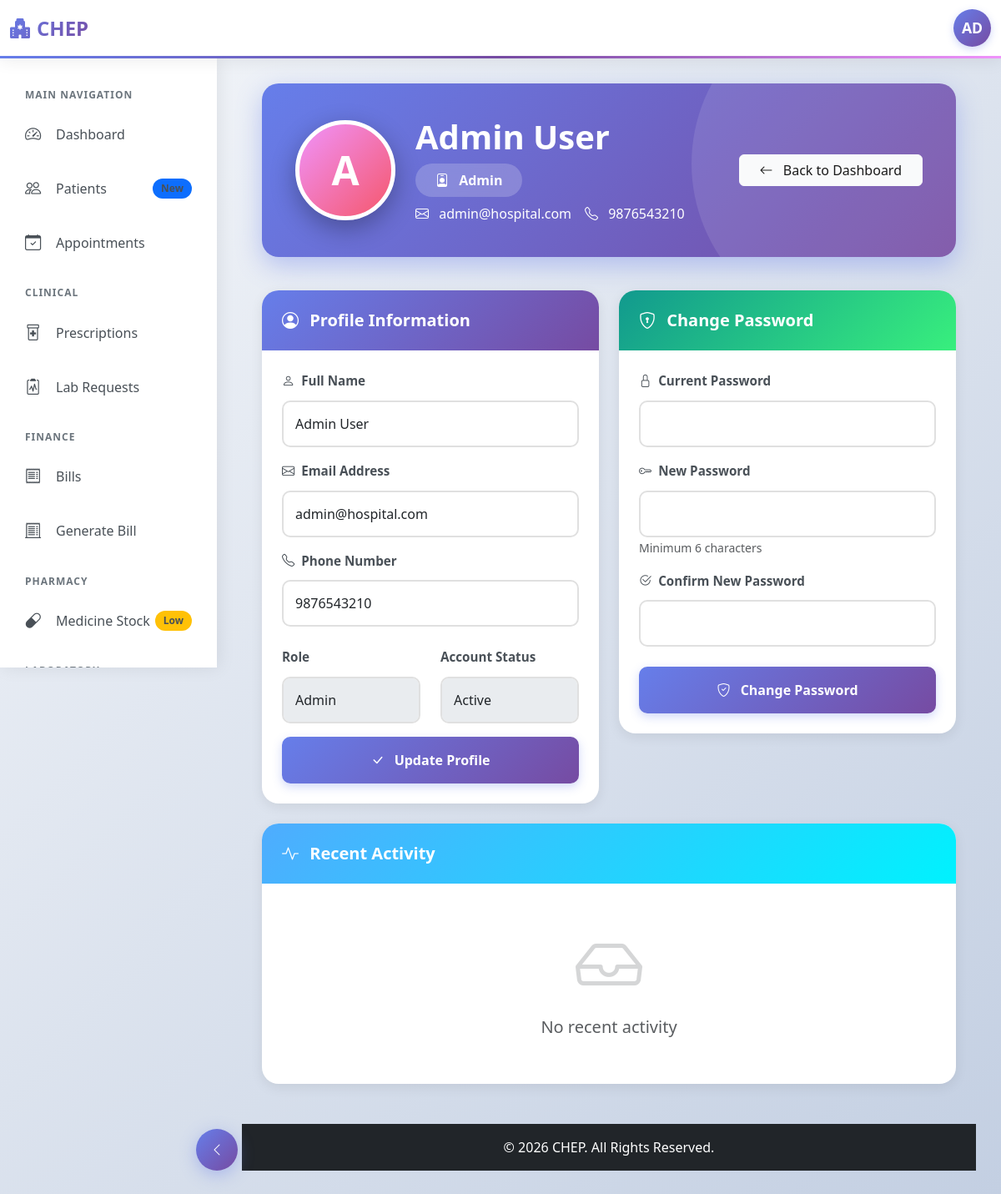
The app's page /profile.php (signed in) with its own data.
### tables this page shows
CREATE TABLE users (
    id INT UNSIGNED PRIMARY KEY AUTO_INCREMENT,
    name VARCHAR(100) NOT NULL,
    email VARCHAR(150) UNIQUE NOT NULL,
    password VARCHAR(255) NOT NULL,
    role ENUM('admin', 'doctor', 'receptionist', 'pharmacist', 'lab_technician', 'billing_staff') NOT NULL,
    specialization VARCHAR(100) DEFAULT NULL,
    phone VARCHAR(15),
    status ENUM('active', 'inactive') DEFAULT 'active',
    created_at TIMESTAMP DEFAULT CURRENT_TIMESTAMP,
    last_login TIMESTAMP NULL
);

### profile.php (the view, shortened to what this page needs)
<?php
require_once 'config.php';
require_once 'includes/header.php';
$user = $_SESSION['user'];
$user_id = $user['id'];
$user_data = $conn->query("SELECT * FROM users WHERE id = $user_id")->fetch_assoc();
$recent_activities = $conn->query("
    SELECT * FROM activity_logs
    WHERE user_id = $user_id
    ORDER BY created_at DESC
    LIMIT 10
");
?>
<div class="container-fluid px-4">
    <div class="profile-header">
        <div class="d-flex align-items-center justify-content-between flex-wrap">
            <div class="d-flex align-items-center">
                <div class="profile-avatar me-4">
                    <?php echo strtoupper(substr($user['name'], 0, 1)); ?>
                </div>
                <div class="profile-info">
                    <h1 class="mb-2 fw-bold"><?php echo htmlspecialchars($user_data['name']); ?></h1>
                    <div class="mb-2">
                        <span class="role-badge">
                            <i class="bi bi-person-badge me-2"></i>
                            <?php echo ucfirst(str_replace('_', ' ', $user['role'])); ?>
                        </span>
                    </div>
                    <div class="d-flex gap-3 flex-wrap">
                        <div>
                            <i class="bi bi-envelope me-2"></i>
                            <?php echo htmlspecialchars($user_data['email']); ?>
                        </div>
                        <div>
                            <i class="bi bi-telephone me-2"></i>
                            <?php echo htmlspecialchars($user_data['phone'] ?? 'Not provided'); ?>
                        </div>
                    </div>
                </div>
            </div>
            <div class="mt-3 mt-md-0">
                <a href="dashboard.php" class="btn btn-light px-4">
                    <i class="bi bi-arrow-left me-2"></i> Back to Dashboard
                </a>
            </div>
        </div>
    </div>
    <div class="row g-4">
        <div class="col-lg-6">
            <div class="card modern-card">
                <div class="card-header-gradient">
                    <h5 class="mb-0 fw-bold">
                        <i class="bi bi-person-circle me-2"></i> Profile Information
                    </h5>
                </div>
                <div class="card-body p-4">
                    <form method="POST">
                        <div class="mb-3">
                            <label class="form-label-modern">
                                <i class="bi bi-person me-1"></i> Full Name
                            </label>
                            <input type="text"
                                   name="name"
                                   class="form-control form-control-modern"
                                   value="<?php echo htmlspecialchars($user_data['name']); ?>"
                                   required>
                        </div>
                        <div class="mb-3">
                            <label class="form-label-modern">
                                <i class="bi bi-envelope me-1"></i> Email Address
                            </label>
                            <input type="email"
                                   name="email"
                                   class="form-control form-control-modern"
                                   value="<?php echo htmlspecialchars($user_data['email']); ?>"
                                   required>
                        </div>
                        <div class="mb-4">
                            <label class="form-label-modern">
                                <i class="bi bi-telephone me-1"></i> Phone Number
                            </label>
                            <input type="text"
                                   name="phone"
                                   class="form-control form-control-modern"
                                   value="<?php echo htmlspecialchars($user_data['phone'] ?? ''); ?>"
                                   placeholder="Enter phone number">
                        </div>
                        <div class="row">
                            <div class="col-md-6 mb-3">
                                <label class="form-label-modern">Role</label>
                                <input type="text"
                                       class="form-control form-control-modern"
                                       value="<?php echo ucfirst(str_replace('_', ' ', $user['role'])); ?>"
                                       disabled>
                            </div>
                            <div class="col-md-6 mb-3">
                                <label class="form-label-modern">Account Status</label>
                                <input type="text"
                                       class="form-control form-control-modern"
                                       value="<?php echo ucfirst($user_data['status']); ?>"
                                       disabled>
                            </div>
                        </div>
                        <button type="submit" name="update_profile" class="btn btn-save w-100">
                            <i class="bi bi-check-lg me-2"></i> Update Profile
                        </button>
                    </form>
                </div>
            </div>
        </div>
        <div class="col-lg-6">
            <div class="card modern-card mb-4">
                <div class="card-header-success">
                    <h5 class="mb-0 fw-bold">
                        <i class="bi bi-shield-lock me-2"></i> Change Password
                    </h5>
                </div>
                <div class="card-body p-4">
                    <form method="POST">
                        <div class="mb-3">
                            <label class="form-label-modern">
                                <i class="bi bi-lock me-1"></i> Current Password
                            </label>
                            <input type="password"
                                   name="current_password"
                                   class="form-control form-control-modern"
                                   required>
                        </div>
                        <div class="mb-3">
                            <label class="form-label-modern">
                                <i class="bi bi-key me-1"></i> New Password
                            </label>
                            <input type="password"
                                   name="new_password"
                                   class="form-control form-control-modern"
                                   minlength="6"
                                   required>
                            <small class="text-muted">Minimum 6 characters</small>
                        </div>
                        <div class="mb-4">
                            <label class="form-label-modern">
                                <i class="bi bi-check2-circle me-1"></i> Confirm New Password
                            </label>
                            <input type="password"
                                   name="confirm_password"
                                   class="form-control form-control-modern"
                                   required>
                        </div>
                        <button type="submit" name="change_password" class="btn btn-save w-100">
                            <i class="bi bi-shield-check me-2"></i> Change Password
                        </button>
                    </form>
                </div>
            </div>
        </div>
        <div class="col-lg-12">
            <div class="card modern-card">
                <div class="card-header-info">
                    <h5 class="mb-0 fw-bold">
                        <i class="bi bi-activity me-2"></i> Recent Activity
                    </h5>
                </div>
                <div class="card-body p-0">
                    <?php if ($recent_activities->num_rows > 0): ?>
                        <?php while ($activity = $recent_activities->fetch_assoc()): ?>
                        <div class="activity-item">
                            <div class="d-flex align-items-center justify-content-between">
                                <div class="d-flex align-items-center">
                                    <div class="activity-icon me-3" style="background: linear-gradient(135deg, #667eea, #764ba2);">
                                        <i class="bi bi-<?php
                                            echo $activity['action'] === 'login' ? 'box-arrow-in-right' :
                                                 ($activity['action'] === 'logout' ? 'box-arrow-right' : 'activity');
                                        ?>"></i>
                                    </div>
                                    <div>
                                        <strong><?php echo htmlspecialchars($activity['description']); ?></strong>
                                        <br>
                                        <small class="text-muted">
                                            <?php echo date('M d, Y h:i A', strtotime($activity['created_at'])); ?>
                                        </small>
                                    </div>
                                </div>
                                <div class="time-badge">
                                    <?php
                                    $time_diff = time() - strtotime($activity['created_at']);
                                    if ($time_diff < 3600) {
                                        echo floor($time_diff / 60) . ' min ago';
                                    } elseif ($time_diff < 86400) {
                                        echo floor($time_diff / 3600) . ' hrs ago';
                                    } else {
                                        echo floor($time_diff / 86400) . ' days ago';
                                    }
                                    ?>
                                </div>
                            </div>
                        </div>
                        <?php endwhile; ?>
                    <?php else: ?>
                        <div class="text-center py-5">
                            <i class="bi bi-inbox display-1 text-muted opacity-25"></i>
                            <h5 class="mt-3 text-muted">No recent activity</h5>
                        </div>
                    <?php endif; ?>
                </div>
            </div>
        </div>
    </div>
</div>
<?php require_once 'includes/footer.php'; ?>

### includes/header.php (style rules this page uses)
:root { --primary-gradient: linear-gradient(135deg, #667eea 0%, #764ba2 100%); --sidebar-width: 260px; --navbar-height: 70px; }
* { margin: 0; padding: 0; box-sizing: border-box; }
body { background: linear-gradient(to bottom right, #f8f9fa 0%, #e9ecef 100%); font-family: 'Segoe UI', Tahoma, Geneva, Verdana, sans-serif; overflow-x: hidden; }

### profile.php (style rules this page uses)
body { background: linear-gradient(135deg, #f5f7fa 0%, #c3cfe2 100%); min-height: 100vh; }
.profile-header { background: linear-gradient(135deg, #667eea 0%, #764ba2 100%); border-radius: 20px; padding: 2.5rem; color: white; margin-bottom: 2.5rem; box-shadow: 0 10px 30px rgba(102, 126, 234, 0.4); position: relative; overflow: hidden; }
.profile-header::before { content: ''; position: absolute; top: -50%; right: -10%; width: 400px; height: 400px; background: rgba(255,255,255,0.1); border-radius: 50%; }
.profile-avatar { width: 120px; height: 120px; border-radius: 50%; background: linear-gradient(135deg, #f093fb 0%, #f5576c 100%); color: white; display: flex; align-items: center; justify-content: center; font-size: 3rem; font-weight: 800; border: 5px solid white; box-shadow: 0 10px 30px rgba(0,0,0,0.3); position: relative; z-index: 1; }
.profile-info { position: relative; z-index: 1; }
.role-badge { background: rgba(255,255,255,0.2); padding: 0.5rem 1.5rem; border-radius: 30px; font-weight: 600; backdrop-filter: blur(10px); display: inline-block; }
.modern-card { border-radius: 20px; border: none; box-shadow: 0 4px 15px rgba(0,0,0,0.08); overflow: hidden; background: white; transition: all 0.3s ease; }
.card-header-gradient { background: linear-gradient(135deg, #667eea 0%, #764ba2 100%); color: white; padding: 1.5rem; border: none; }
.card-header-success { background: linear-gradient(135deg, #11998e 0%, #38ef7d 100%); color: white; padding: 1.5rem; border: none; }
.card-header-info { background: linear-gradient(135deg, #4facfe 0%, #00f2fe 100%); color: white; padding: 1.5rem; border: none; }
.form-label-modern { font-weight: 600; color: #495057; margin-bottom: 0.75rem; font-size: 0.95rem; }
.form-control-modern { border: 2px solid #e0e0e0; border-radius: 10px; padding: 0.875rem; font-size: 1rem; transition: all 0.3s ease; }
.btn-save { background: linear-gradient(135deg, #667eea 0%, #764ba2 100%); color: white; border: none; padding: 1rem 2rem; border-radius: 10px; font-weight: 700; transition: all 0.3s ease; box-shadow: 0 4px 12px rgba(102, 126, 234, 0.3); }

### records on screen
users: name "A", name "Admin User", role "Admin", email "admin@hospital.com", phone "9876543210", status "Active"

### other values on screen
substr($user_name, 0, 2) "AD"
